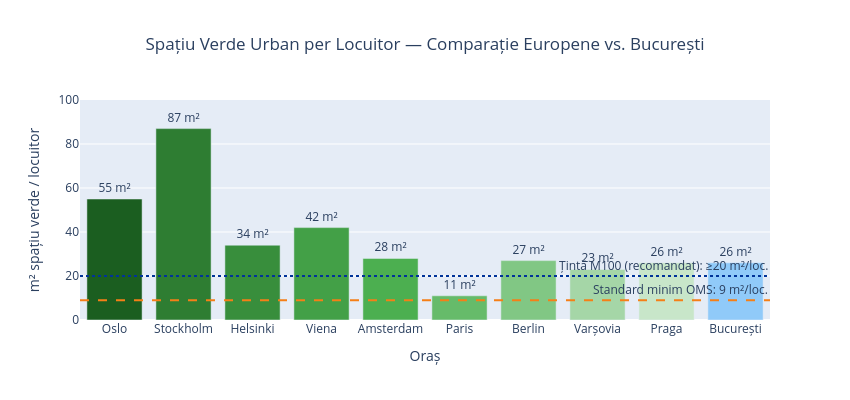

Here is the notebook cell this chart was saved with:
### Markdown cell above
Domeniul 4 & 5: Infrastructură Verde & Gestiunea Deșeurilor
### Principiu-cheie: Soluții Bazate pe Natură (NBS) + Economie Circulară

**Infrastructură Verde — Măsuri M100:**
- **Păduri urbane** și perdele verzi — țintă: min. 3 m²/locuitor în plus față de situația actuală
- **Acoperișuri și fațade verzi** pe clădiri publice și rezidențiale
- **Coridoare ecologice** — conectivitate verde între parcuri (biodiversitate)
- **Gestiunea apei pluviale** prin soluții naturale (grădini de ploaie, pavaje permeabile)
- **Strategia UE pentru Biodiversitate 2030** impune plantarea a 3 miliarde de arbori în UE
- Strategia UE privind Solul 2030: **nicio captare netă de teren** (*no net land take*) până în 2050

**Gestiunea Deșeurilor — Măsuri M100:**
1. **Colectare selectivă** pe 5 fracții (hârtie, plastic, metal, sticlă, biodegradabil)
2. **PAYT** (Pay-As-You-Throw) — taxă proporțională cu cantitatea de deșeuri generată
3. **Digitalizarea trasabilității** deșeurilor — blockchain & IoT pentru monitorizare flux
4. **Simbioza industrială** — deșeul unui agent = resursă pentru altul
5. **Zero Waste** la nivel de cartier/district

### Code cell
# ─── Suprafața verde urbană: State membre UE vs. Obiectiv M100 ───
orase_comparatie = [
    'Oslo', 'Stockholm', 'Helsinki', 'Viena', 'Amsterdam',
    'Paris', 'Berlin', 'Varșovia', 'Praga', 'București'
]
mp_verde_locuitor = [55, 87, 34, 42, 28, 11, 27, 23, 26, 26]
culori_orase = [
    '#1B5E20','#2E7D32','#388E3C','#43A047','#4CAF50',
    '#66BB6A','#81C784','#A5D6A7','#C8E6C9','#90CAF9'
]

fig = go.Figure(go.Bar(
    x=orase_comparatie,
    y=mp_verde_locuitor,
    marker_color=culori_orase,
    text=[f'{v} m²' for v in mp_verde_locuitor],
    textposition='outside'
))

fig.add_hline(
    y=9, line_dash='dash', line_color='#F57F17',
    annotation_text='Standard minim OMS: 9 m²/loc.'
)
fig.add_hline(
    y=20, line_dash='dot', line_color='#003399',
    annotation_text='Țintă M100 (recomandat): ≥20 m²/loc.'
)

fig.update_layout(
    title='Spațiu Verde Urban per Locuitor — Comparație Europene vs. București',
    title_x=0.5,
    xaxis_title='Oraș',
    yaxis_title='m² spațiu verde / locuitor',
    height=400,
    width=850,
    yaxis=dict(range=[0, 100])
)
fig.show()

### Figure 1 — Plotly figure (JSON) as saved in the notebook; plotly's stock layout.template omitted (floating-point values rounded to 4 significant figures)
{"data": [{"marker": {"color": ["#1B5E20", "#2E7D32", "#388E3C", "#43A047", "#4CAF50", "#66BB6A", "#81C784", "#A5D6A7", "#C8E6C9", "#90CAF9"]}, "text": ["55 m²", "87 m²", "34 m²", "42 m²", "28 m²", "11 m²", "27 m²", "23 m²", "26 m²", "26 m²"], "textposition": "outside", "type": "bar", "x": ["Oslo", "Stockholm", "Helsinki", "Viena", "Amsterdam", "Paris", "Berlin", "Varșovia", "Praga", "București"], "y": [55, 87, 34, 42, 28, 11, 27, 23, 26, 26]}], "layout": {"annotations": [{"showarrow": false, "text": "Standard minim OMS: 9 m²/loc.", "x": 1, "xanchor": "right", "xref": "x domain", "y": 9, "yanchor": "bottom", "yref": "y"}, {"showarrow": false, "text": "Țintă M100 (recomandat): ≥20 m²/loc.", "x": 1, "xanchor": "right", "xref": "x domain", "y": 20, "yanchor": "bottom", "yref": "y"}], "height": 400, "shapes": [{"line": {"color": "#F57F17", "dash": "dash"}, "type": "line", "x0": 0, "x1": 1, "xref": "x domain", "y0": 9, "y1": 9, "yref": "y"}, {"line": {"color": "#003399", "dash": "dot"}, "type": "line", "x0": 0, "x1": 1, "xref": "x domain", "y0": 20, "y1": 20, "yref": "y"}], "title": {"text": "Spațiu Verde Urban per Locuitor — Comparație Europene vs. București", "x": 0.5}, "width": 850, "xaxis": {"title": {"text": "Oraș"}}, "yaxis": {"range": [0, 100], "title": {"text": "m² spațiu verde / locuitor"}}}}
